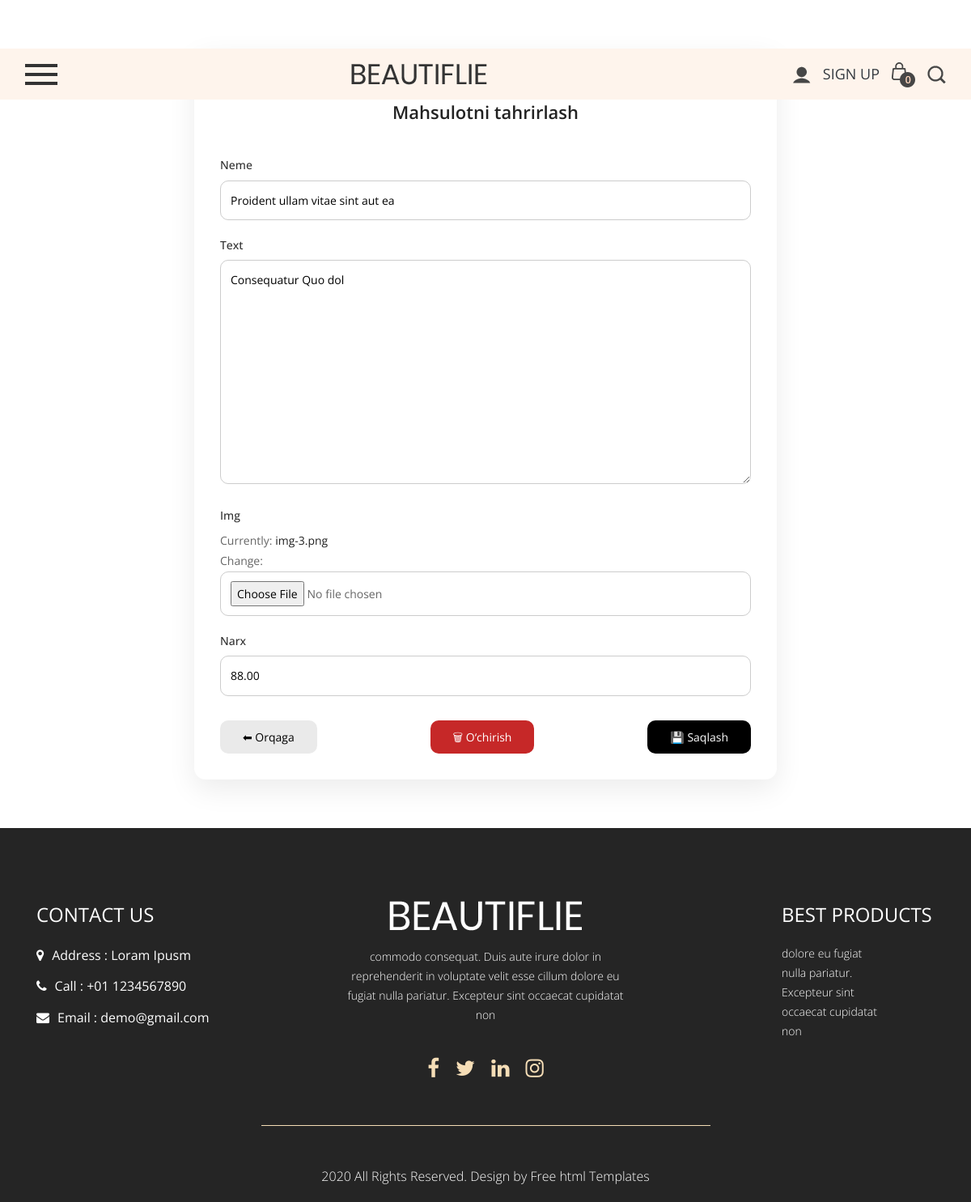
The page /mahsulot/update/3/ on the database its author committed.
### blog/models.py (models this page shows, shortened)
class Mahsulot(models.Model):
    neme = models.CharField(max_length=200)
    text = models.TextField()
    img = models.ImageField()
    narx = models.DecimalField(max_digits=5,decimal_places=2)

### blog/views.py (the view)
# urls.py: path('mahsulot/update/<int:pk>/', MahsulotUpdate.as_view(), name='update'),
class MahsulotUpdate(UpdateView):
    model = Mahsulot
    template_name = 'crud/update.html'
    success_url = '/'
    fields = ['neme','text','img','narx']

### templates/crud/update.html (shortened to what this page needs)
{% extends 'base.html' %}
{% load static %}
{% block content %}
<div class="update-wrapper">
    <h2>Mahsulotni tahrirlash</h2>
    <form method="post" enctype="multipart/form-data">
        {% for field in form %}
            <div class="field">
                <label>{{ field.label }}</label>
                {{ field }}
            </div>
        {% endfor %}
        <div class="actions">
            <a href="javascript:history.back()" class="btn btn-back">⬅ Orqaga</a>
            <form action="" method="post">{% csrf_token %}
                <a href="{% url 'delete' object.pk %}"
               class="btn btn-delete"
               onclick="return confirm('Rostdan ham bu mahsulotni o‘chirmoqchimisiz?')">
               🗑 O‘chirish
            </a>
            </form>
            <button type="submit" class="btn btn-save">💾 Saqlash</button>
        </div>
    </form>
</div>
{% endblock %}

### static/css/style.css (style rules this page uses)
* { box-sizing: border-box !important; transition: ease all 0.5s; }
html { scroll-behavior: smooth; }
body { color: #666666; font-size: 14px; line-height: 1.80857; font-weight: normal; overflow-x: hidden; font-family: 'Open Sans', sans-serif; }
a { color: #1f1f1f; text-decoration: none !important; outline: none !important; -webkit-transition: all .3s ease-in-out; -moz-transition: all .3s ease-in-out; -ms-transition: all .3s ease-in-out; -o-transition: all .3s ease-in-out; transition: all .3s ease-in-out; }
h1, h2, h3, h4, h5, h6 { letter-spacing: 0; font-weight: normal; position: relative; padding: 0 0 10px 0; font-weight: normal; line-height: normal; color: #111111; margin: 0 }
h2 { font-size: 22px }
*, *::after, *::before { -webkit-box-sizing: border-box; -moz-box-sizing: border-box; box-sizing: border-box; }
a { color: #222222; text-decoration: none; outline: none !important; }
a, .btn { text-decoration: none !important; outline: none !important; -webkit-transition: all .3s ease-in-out; -moz-transition: all .3s ease-in-out; -ms-transition: all .3s ease-in-out; -o-transition: all .3s ease-in-out; transition: all .3s ease-in-out; }
button { border: 0; margin: 0; padding: 0; cursor: pointer; }

### templates/crud/update.html (style rules this page uses)
.update-wrapper { max-width: 720px; margin: 60px auto; background: #ffffff; padding: 32px; border-radius: 14px; box-shadow: 0 12px 35px rgba(0,0,0,0.08); }
.update-wrapper h2 { text-align: center; margin-bottom: 28px; font-weight: 600; color: #222; }
.field { margin-bottom: 18px; }
.field label { display: block; margin-bottom: 6px; font-size: 14px; font-weight: 500; color: #333; }
.field input, .field textarea, .field select { width: 100%; padding: 11px 12px; border-radius: 10px; border: 1px solid #ccc; font-size: 14px; outline: none; background: #fff; }
textarea { min-height: 130px; resize: vertical; }
.actions { display: flex; justify-content: space-between; align-items: center; margin-top: 30px; gap: 10px; }
.btn { padding: 10px 28px; border-radius: 10px; font-size: 14px; border: none; cursor: pointer; text-decoration: none; display: inline-flex; align-items: center; justify-content: center; }
.btn-save { background: #000; color: #fff; }
.btn-back { background: #eaeaea; color: #000; }
.btn-delete { background: #c62828; color: #fff; }

### rows shown on the page
Mahsulot: form "Proident ullam vitae sint aut ea" "Consequatur Quo dol" "88.00"

### other values the page prints
{{ field.label }} "Neme" "Text" "Img" "Narx"
